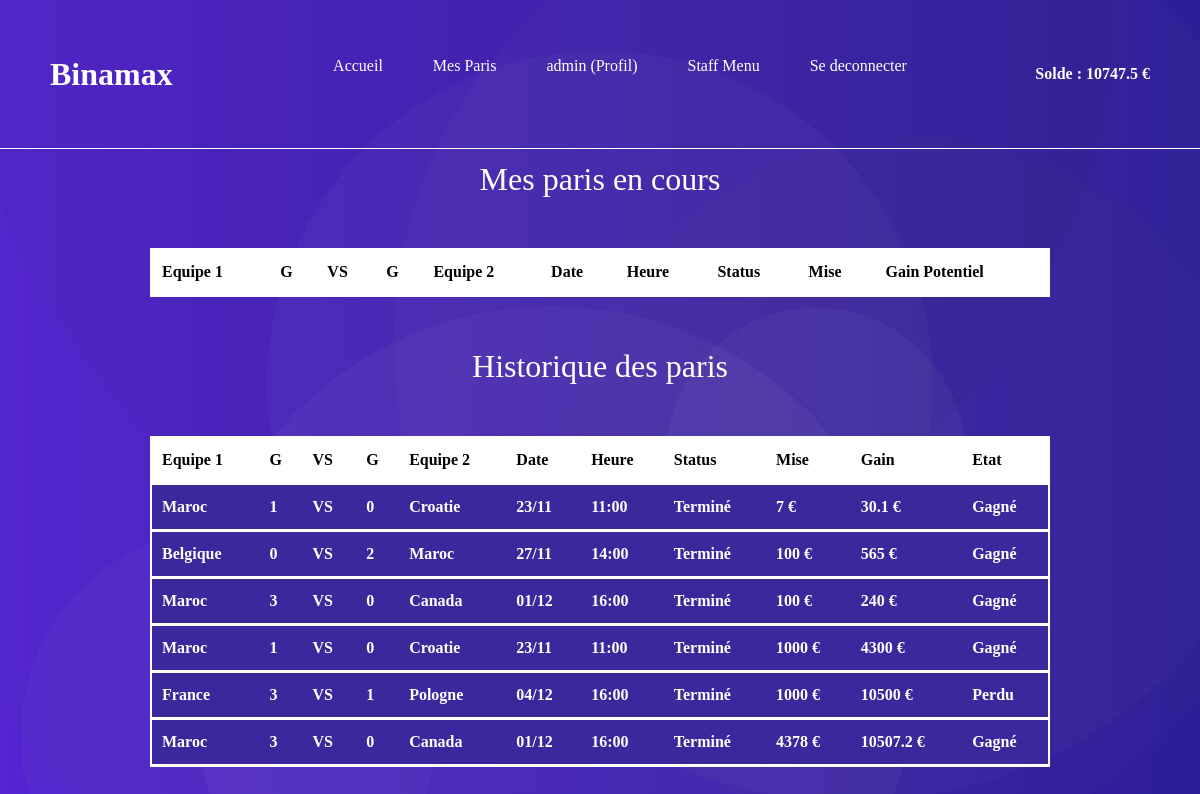
The page /mes_paris.php (signed in) on the database its author committed.
### tables this page shows
CREATE TABLE `les_paris` (
  `ID` int(11) NOT NULL,
  `ID_utilisateur` int(11) DEFAULT NULL,
  `ID_match` int(11) DEFAULT NULL,
  `equipe` varchar(30) DEFAULT NULL,
  `mise` float DEFAULT NULL,
  `la_cote` double DEFAULT NULL,
  `gain` double DEFAULT NULL,
  `est_payer` tinyint(1) DEFAULT '0'
);

CREATE TABLE `les_matchs` (
  `ID` int(11) NOT NULL,
  `equipe1` varchar(30) DEFAULT NULL,
  `equipe2` varchar(30) DEFAULT NULL,
  `score1` int(11) DEFAULT '0',
  `score2` int(11) DEFAULT '0',
  `la_date` date DEFAULT NULL,
  `heure` time DEFAULT NULL,
  `cote_equipe1` double DEFAULT NULL,
  `cote_equipe2` double DEFAULT NULL,
  `cote_nul` double DEFAULT NULL,
  `vainqueur` varchar(30) DEFAULT NULL,
  `status_match` int(11) DEFAULT '0'
);

### mes_paris.php (the view, shortened to what this page needs)
<?php
require_once("header.php");
require_once("navbar.php");
?>
<link rel="stylesheet" href="Styles/tableau.css">
<section class="liste">
    <div class="container">
        <div class="title">
            <h2>Mes paris en cours </h2>
        </div>
        <table class="tableau">
            <tr>
                <th>Equipe 1</th>
                <th>G</th>
                <th>VS</th>
                <th>G</th>
                <th>Equipe 2</th>
                <th>Date</th>
                <th>Heure</th>
                <th>Status</th>
                <th>Mise</th>
                <th>Gain Potentiel</th>
            </tr>
        </table>
    </div>
</section>
<section class="liste">
    <div class="container">
        <div class="title">
            <h2> Historique des paris </h2>
        </div>
        <table class="tableau">
            <tr>
                <th>Equipe 1</th>
                <th>G</th>
                <th>VS</th>
                <th>G</th>
                <th>Equipe 2</th>
                <th>Date</th>
                <th>Heure</th>
                <th>Status</th>
                <th>Mise</th>
                <th>Gain</th>
                <th>Etat</th>
            </tr>
            <?php
            $req = $bdd->prepare("SELECT  lp.ID_match, lp.gain, lp.mise, lp.equipe, lm.equipe1, lm.score1, lm.equipe2, lm.score2, lm.la_date, lm.heure, lm.status_match, lm.vainqueur  FROM les_paris as lp INNER JOIN les_matchs as lm on lp.ID_match = lm.ID where ID_utilisateur = :id");
            $req->execute([
                "id" => $_SESSION["id"]
            ]);
            while ($match = $req->fetch()) {
                if ($match["status_match"] == 2) {
                    $date = strtotime($match["la_date"]);
                    $date = date("d/m", $date);
                    $heure = strtotime($match["heure"]);
                    $heure = date("H:i", $heure);
                    $status = "Terminé";
                    if ($match["vainqueur"] == $match["equipe"]) {
                        $etat = "Gagné";
                    } else {
                        $etat = "Perdu";
                    }
                    echo "<tr>";
                    echo "<td>" . $match["equipe1"] . "</td>";
                    echo "<td>" . $match["score1"] . "</td>";
                    echo "<td>VS</td>";
                    echo "<td>" . $match["score2"] . "</td>";
                    echo "<td>" . $match["equipe2"] . "</td>";
                    echo "<td>" . $date . "</td>";
                    echo "<td>" . $heure . "</td>";
                    echo "<td>" . $status . "</td>";
                    echo "<td>" . $match["mise"] .  " €" . "</td>";
                    echo "<td>" . $match["gain"] .  " €" . "</td>";
                    echo "<td>" . $etat . "</td>";
                    echo "</tr>";
                }
            }
            ?>
        </table>
    </div>
</section>

### Styles/style.css (style rules this page uses)
* { margin:0; padding: 0; text-decoration: none; list-style: none; }
body { font-family: 'Poppins'; background-image: radial-gradient(circle at 19% 90%, rgba(190, 190, 190,0.04) 0%, rgba(190, 190, 190,0.04) 17%,transparent 17%, transparent 100%),radial-gradient(circle at 73% 2%, rgba(78, 78, 78,0.04) 0%, rgba(78, 78, 78,0.04) 94%,transparent 94%, transparent 100%),radial-gradient(circle at 45% 2%, rgba(18, 18, 18,0.04) 0%, rgba(18, 18, 18,0.04) 55%,transparent 55%, transparent 100%),radial-gradient(circle at 76% 60%, rgba(110, 110, 110,0.04) 0%, rgba(110, 110, 110,0.04) 34%,transparent 34%, transparent 100%),radial-gradient(circle at 68% 56%, rgba(246, 246, 246,0.04) 0%, rgba(246, 246, 246,0.04) 16%,transparent 16%, transparent 100%),radial-gradient(circle at 71% 42%, rgba(156, 156, 156,0.04) 0%, rgba(156, 156, 156,0.04) 47%,transparent 47%, transparent 100%),radial-gradient(circle at 46% 82%, rgba(247, 247, 247,0.04) 0%, rgba(247, 247, 247,0.04) 39%,transparent 39%, transparent 100%),radial-gradient(circle at 50% 47%, rgba(209, 209, 209,0.04) 0%, rgba(209, 209, 209,0.04) 45%,transparent 45%, transparent 100%),linear-gradient(90deg, rgb(84, 36, 210),rgb(44, 27, 154)); background-size: cover; background-repeat: no-repeat; background-attachment: fixed; background-position: center; overflow-x: hidden; }

### Styles/tableau.css (style rules this page uses)
section.liste .container h2 { color: white; text-align: center; margin-bottom: 50px; }
section.liste .container .tableau { align-items: center; border-collapse: collapse; min-width: 900px; width: auto; box-shadow: 0 5px 50px rgba(0,0,0,0,0.50); cursor: pointer; margin: auto ; border: 2px solid white; margin-bottom: 50px; }
section.liste .container .tableau th { background-color:white; color: black; font-weight: bold; }
section.liste .container .tableau th,td { padding: 10px 10px; text-align: left; }
section.liste .container .tableau TD { background-color: #3C279D; color: white; font-weight: bold; }
section.liste .container .tableau tbody tr,th,td { border-bottom: 3px solid white; }

### rows shown on the page
les_paris: ID_match.equipe1 "Maroc", ID_match.score1 "1", ID_match.score2 "0", ID_match.equipe2 "Croatie", ID_match.la_date "23/11", ID_match.heure "11:00", ID_match.status_match "Terminé", mise "7", gain "30.1", etat "Gagné"
les_paris: ID_match.equipe1 "Belgique", ID_match.score1 "0", ID_match.score2 "2", ID_match.equipe2 "Maroc", ID_match.la_date "27/11", ID_match.heure "14:00", ID_match.status_match "Terminé", mise "100", gain "565", etat "Gagné"
les_paris: ID_match.equipe1 "Maroc", ID_match.score1 "3", ID_match.score2 "0", ID_match.equipe2 "Canada", ID_match.la_date "01/12", ID_match.heure "16:00", ID_match.status_match "Terminé", mise "100", gain "240", etat "Gagné"
les_paris: ID_match.equipe1 "Maroc", ID_match.score1 "1", ID_match.score2 "0", ID_match.equipe2 "Croatie", ID_match.la_date "23/11", ID_match.heure "11:00", ID_match.status_match "Terminé", mise "1000", gain "4300", etat "Gagné"
les_paris: ID_match.equipe1 "France", ID_match.score1 "3", ID_match.score2 "1", ID_match.equipe2 "Pologne", ID_match.la_date "04/12", ID_match.heure "16:00", ID_match.status_match "Terminé", mise "1000", gain "10500", etat "Perdu"
les_paris: ID_match.equipe1 "Maroc", ID_match.score1 "3", ID_match.score2 "0", ID_match.equipe2 "Canada", ID_match.la_date "01/12", ID_match.heure "16:00", ID_match.status_match "Terminé", mise "4378", gain "10507.2", etat "Gagné"

### other values the page prints
$_SESSION["username"] "admin"
$_SESSION["argent"] "10747.5"
